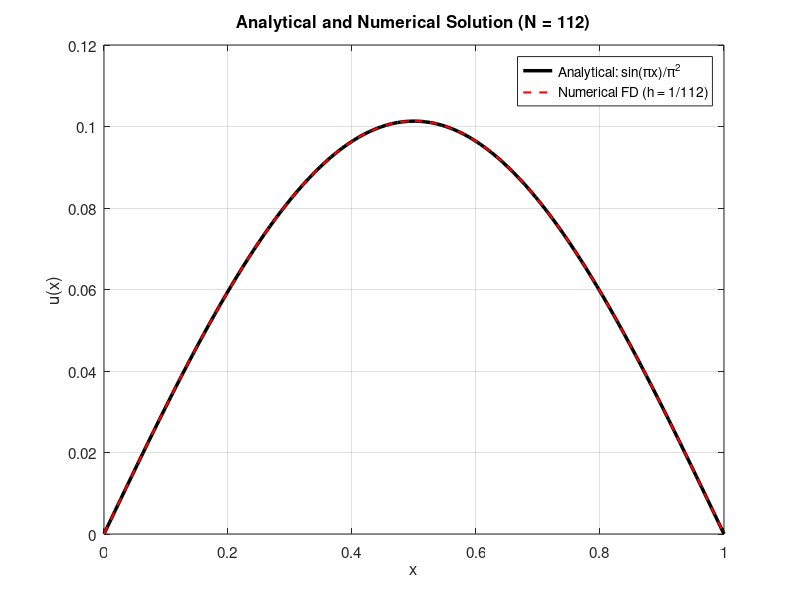

This chart was generated by the following MATLAB code:
% Solution to boundary value problem:
%               -u''(x) = sin(x.pi), x mem (0,1)
%                u(0) = 0, u(1) =0
% Compared with analytic solution u(x) = (1/pi^2)(sin(x.pi))
%
%                            ---
clc;
% Parameters
N = 112; % grid intervals
h = 1/N; % grid spacing
x = (h:h:1-h)'; % column vector of inner grid points (x_i)

%% For system Au = f

% Matrix A
n = N-1; % interior points
e = ones(n,1);
A = (1/h^2)*spdiags([-e, 2*e, -e], [-1, 0, 1], n, n);

% Function
f = sin(pi*x);
u_ = sin(pi*x)/pi^2; %% Analytic sol

%% System sol
u = A \ f;

%% Plot
figure('visible','on')
xp = [0;x;1];
up = [0;u;0];
u_p = [0;u_;0];
plot(xp, u_p,  'k-', 'LineWidth', 2.5); hold on;
plot(xp, u_p, 'r--', 'LineWidth', 1.5);
xlabel('x', 'FontSize', 13); ylabel('u(x)', 'FontSize', 13);
title(sprintf('Analytical and Numerical Solution (N = %d)', N),'FontSize', 13)
legend({'Analytical: sin(\pix)/\pi^2', ...
        sprintf('Numerical FD (h = 1/%d)', N)}, ...
        'Location', 'NorthEast', 'FontSize', 11);
grid on;
set(gca, 'FontSize', 11)
